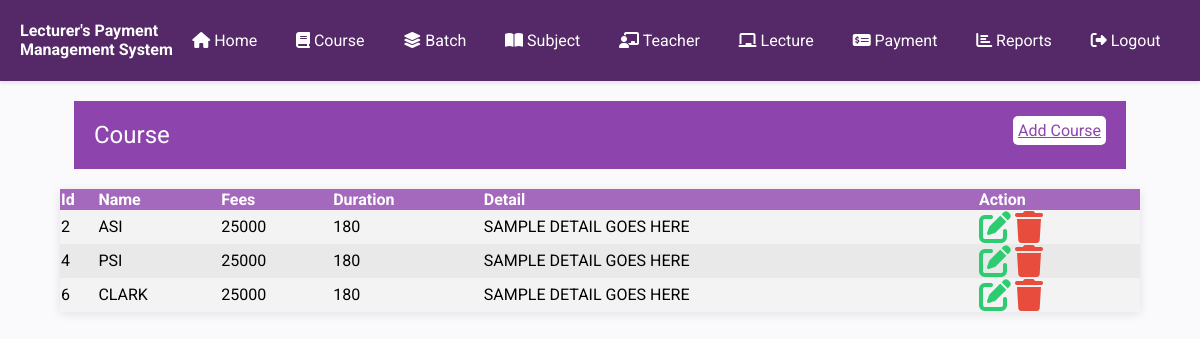
The page /Project/course.php (signed in) on the database its author committed.
### tables this page shows
CREATE TABLE IF NOT EXISTS `course` (
  `id` int(11) NOT NULL AUTO_INCREMENT,
  `title` varchar(256) NOT NULL,
  `fees` int(11) NOT NULL,
  `duration` int(11) NOT NULL,
  `description` text NOT NULL,
  PRIMARY KEY (`id`)
);

### Project/course.php (the view, shortened to what this page needs)
<?php
require_once('inc/connection.php');
require_once('inc/header-part.php');
?>
</head>
<body>
    <?php require_once('inc/menu.php'); ?>
    <div class="heading">
        <div>
            <span>Course</span>
            <span><a href="add_course.php">Add Course</a></span>
        </div>
    </div>
    <div class="container">
        <table align="center" class="data">
            <thead>
                <tr>
                    <th>Id</th>
                    <th>Name</th>
                    <th>Fees</th>
                    <th>Duration</th>
                    <th>Detail</th>
                    <th width='15%'>Action</th>
                </tr>
            </thead>
            <tbody>
                <?php
                    $sql = "select * from course order by id";
                    $cmd = $db->prepare($sql);
                    $cmd->execute();
                    while($row = $cmd->fetch())
                    {
                ?>
                    <tr>
                        <td><?php echo $row['id']; ?></td>
                        <td><?php echo $row['title']; ?></td>
                        <td><?php echo $row['fees']; ?></td>
                        <td><?php echo $row['duration']; ?></td>
                        <td><?php echo $row['description']; ?></td>
                        <td>
                            <a href="edit_course.php"><i title="edit" class="fa fa-edit fa-2x"></i></a>
                            <a href="delete_course.php"><i title="delete" class="fa fa-trash fa-2x"></i></a>
                        </td>
                    </tr>
               <?php
                    }
                ?>
            </tbody>
        </table>
    </div>
</body>
<?php
require_once('inc/footer.php');
?>

### Project/style.css (style rules this page uses)
body { font-family: 'Roboto', sans-serif; background-color: #fafafc; margin: 0; padding: 0; }
.data { width: 90%; border-collapse: collapse; margin: 20px 0; margin: auto; box-shadow: 0 2px 10px rgba(0, 0, 0, 0.1); background-color: #fff; }
.data>thead>tr { background-color: #a469bd; color: #ffffff; text-align: left; }
.data>tbody>tr:nth-child(odd) { background-color: #f3f3f3; }
.data>tbody>tr:nth-child(even) { background-color: #e9e9e9; }
.container { width: 100%; max-width: 1200px; margin: 0 auto; }
.fa-edit { color: #2ecc71; }
.fa-trash { color: #e74c3c; }
.heading { width: 86%; margin: auto; background-color: #8e44ad; color: white; margin-bottom: 20px; margin-top: 20px; padding: 10px; }
.heading>div { display: flex; justify-content: space-between; }
.heading>div>span>a { background-color: white; padding: 5px; border-radius: 5px; color: #8e44ad; }
.heading>* { padding: 10px; }
.heading>div>span:first-child { font-size: 1.5rem; }

### rows shown on the page
course: id "2", title "ASI", fees "25000", duration "180", description "SAMPLE DETAIL GOES HERE"
course: id "4", title "PSI", fees "25000", duration "180", description "SAMPLE DETAIL GOES HERE"
course: id "6", title "CLARK", fees "25000", duration "180", description "SAMPLE DETAIL GOES HERE"
